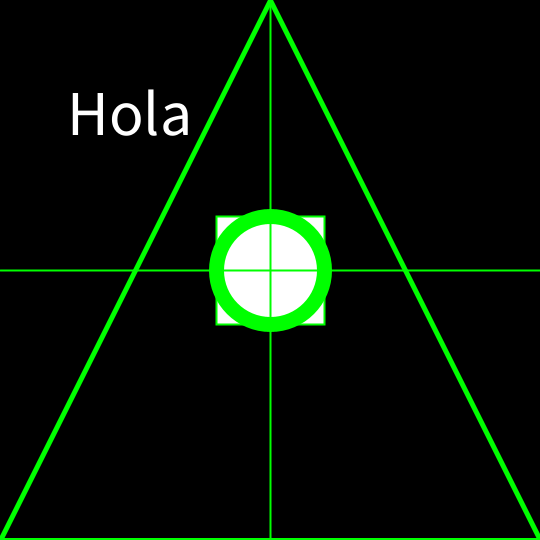
Frame 1 (no input)
Frame 60 (the mouse pressed at the canvas centre just before this capture): identical to frame 1, image omitted
Frame 120 (the mouse held since frame 60 and released just before this capture): identical to frame 1, image omitted

The Processing sketch that drew this single still picture (run headless with seeded random() and noise(); from frame 60 on, the mouse is pressed at the canvas centre):

// Processing sketch: tp0
// ── tp0.pde
void setup() {
  println("Setup");
  size(540, 540);
  background(0);
  //RGB
  stroke(0, 255, 0);
  strokeWeight(3);
  rectMode(CENTER);
  noCursor();
  smooth();
}

void draw() {
  background(0);

  println("Dibujando", height);
  //CAMBIO EL ANCHO DE LA LINEA

  strokeWeight(2);
  fill(255);
  rect(width/2, height/2, height/5, height/5);
  line(0, height/2, width, height/2);
  line(width/2, 0, width/2, height);

  //CAMBIO EL ANCHO DE LA LINEA
  strokeWeight(15);
  noFill();
  circle(width/2, height/2, height/5);

  textSize(64);
  text("Hola", width/8, height/4);
  strokeWeight(5);

  triangle(width/2, 0, 0, height, width, height);
}
